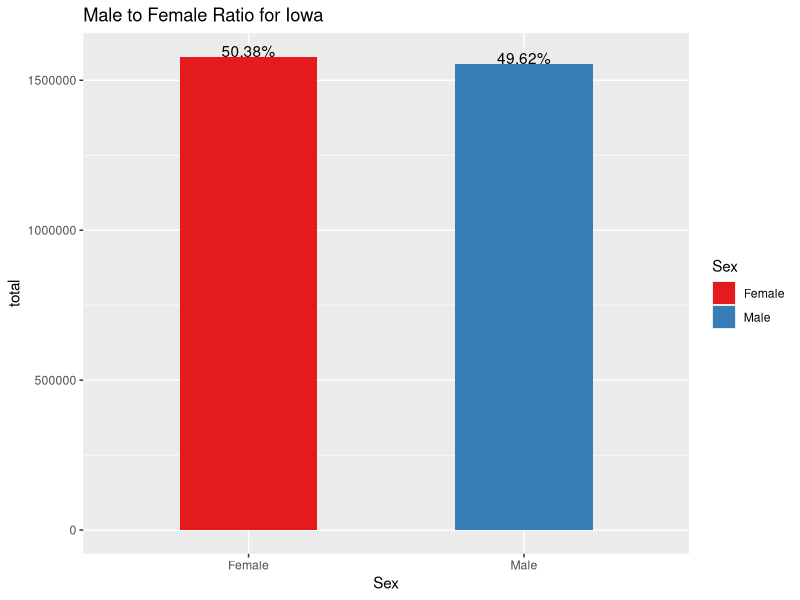
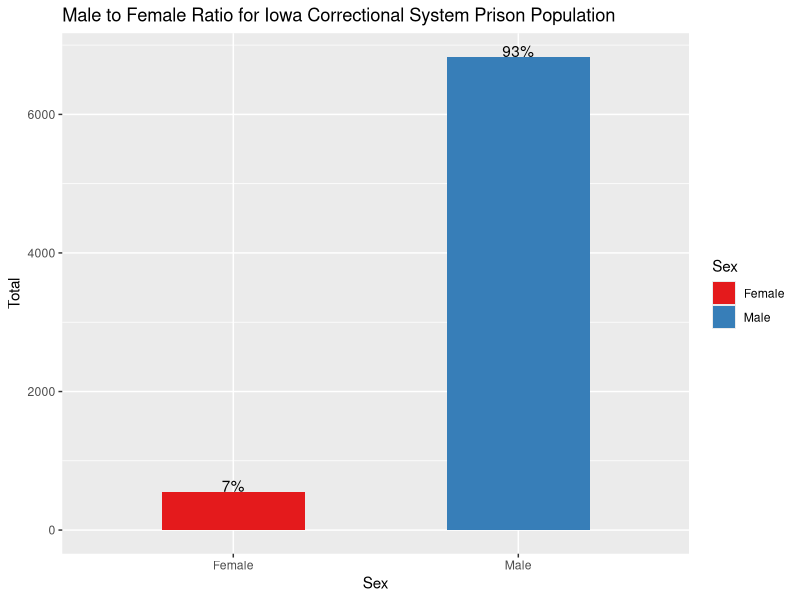
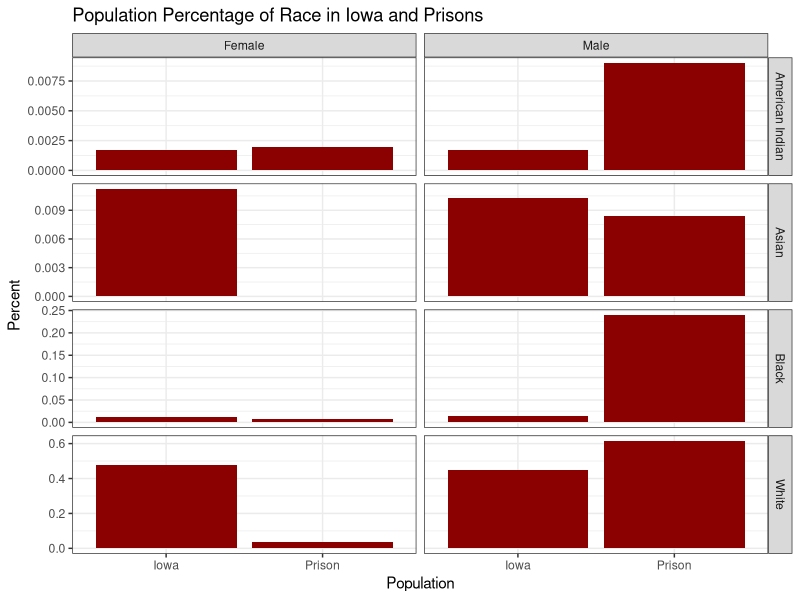
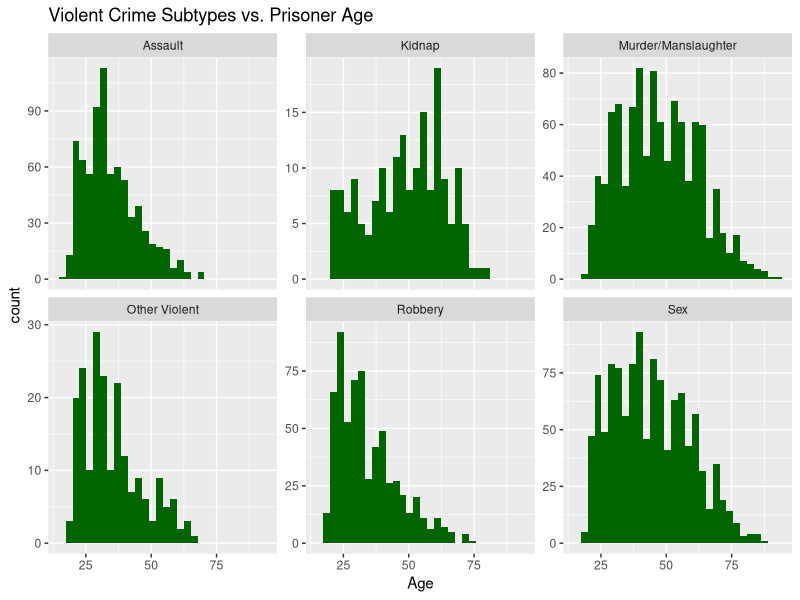
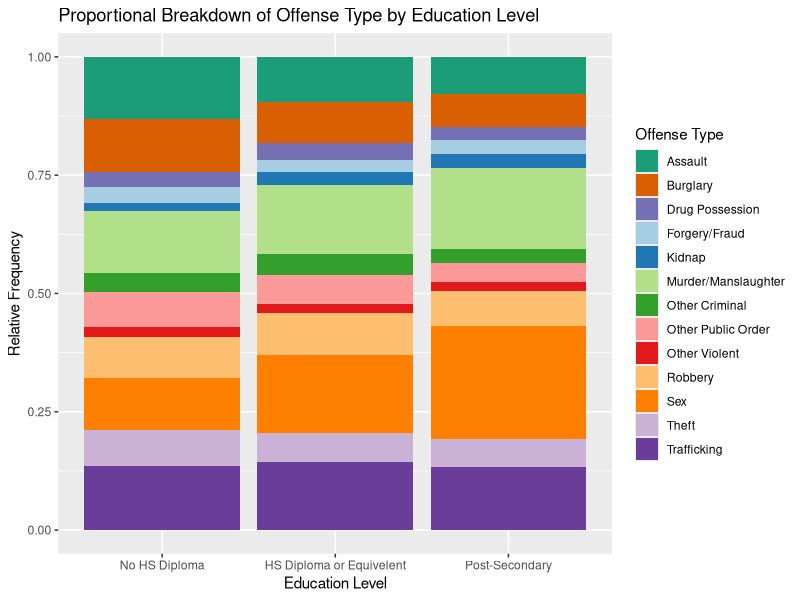
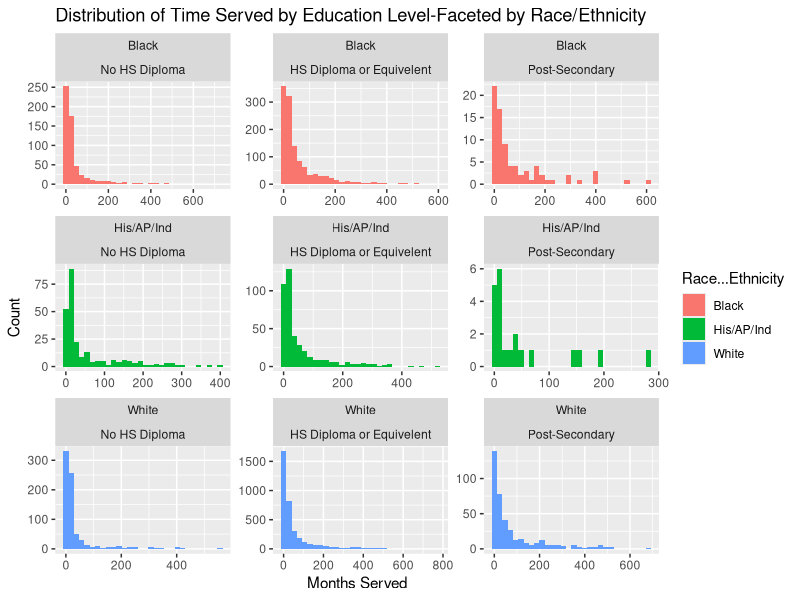
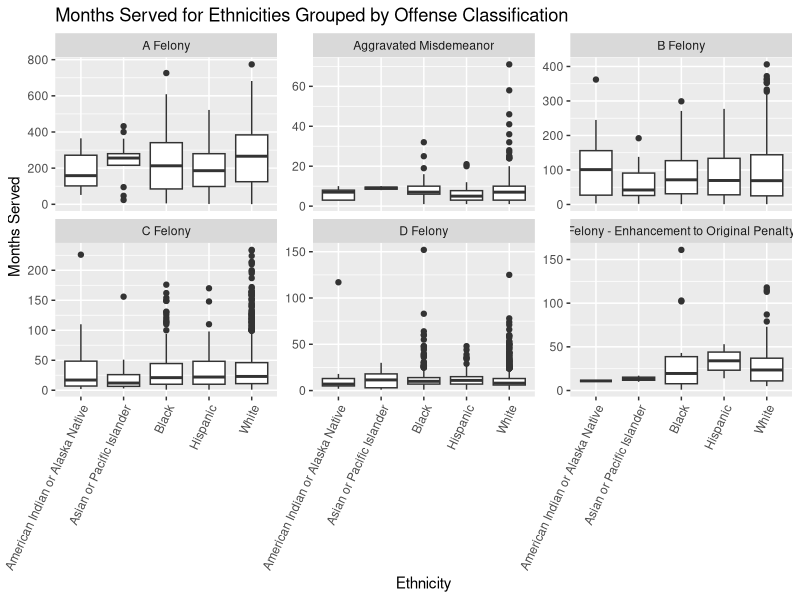
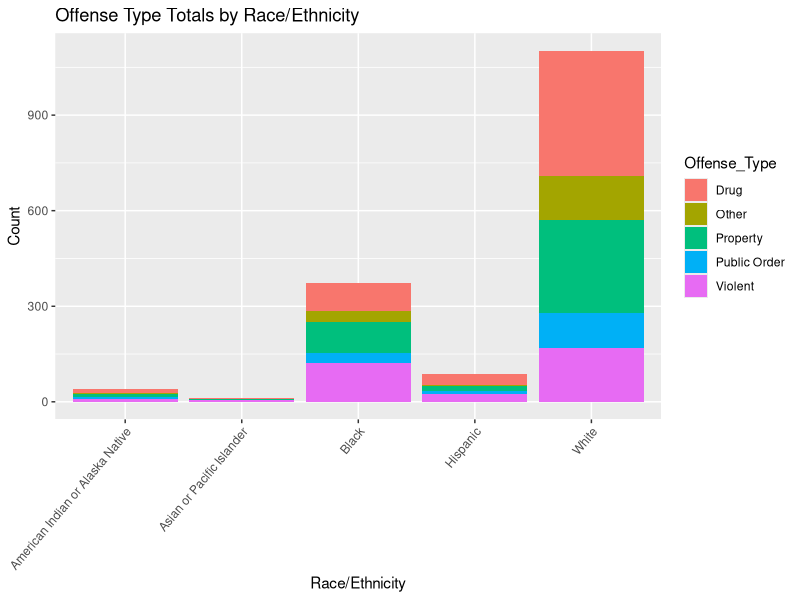

Reproduce these figures in R, in order.
## ---- chunk 1
knitr::opts_chunk$set(echo = TRUE)
## ---- chunk 2
library(dplyr)
library(lubridate)
library(tidyverse)
library(RColorBrewer)
library(ggrepel)
library(scales)
data <- readr::read_csv('Current_Iowa_Correctional_System_Prison_Population.csv')
## ---- chunk 3
offenses <- data%>%
  group_by(`Offense Type`, Sex)%>%
  summarise(Total = n(), .groups = 'drop')
offenses <- offenses %>%
  mutate(Total = ifelse(Sex == "Male",Total,-1*Total))
breaks_values <- pretty(offenses$Total)

# This plot was used in our presentation, but omitted from our final report as we felt other visualizations were more pertaining to the story
#
#ggplot(data = offenses, aes(x=reorder(`Offense Type`, Total), y = Total, fill=Sex))+
#  geom_bar(stat = "identity", width = 0.75)+
#  coord_flip()+
#  scale_y_continuous(breaks = breaks_values, labels = abs(breaks_values))+ 
#  scale_fill_brewer(palette = "Set1")+
#  geom_hline(yintercept = 0)+
#  ggtitle("How Gender Affects Offense Type")+
#  xlab("Offense")
## ---- chunk 4
genderInIA <- readr::read_csv('IowaData.csv', col_types = cols())
genderInIA <- genderInIA%>%
  rename(Male = S0101_C03_001E, Female = S0101_C05_001E)%>%
  select(Male, Female)
keep = c(FALSE, TRUE)
genderInIA <- genderInIA[keep,]
genderInIA$Male <- as.numeric(genderInIA$Male)
genderInIA$Female <- as.numeric(genderInIA$Female)

genderInIA <- genderInIA %>%
  pivot_longer(cols = c(Male, Female), names_to = "Sex", values_to = "total")%>%
  mutate(Percent = label_percent()(total/sum(total)))
  
genderInPrison <- data%>%group_by(Sex)%>%
  summarise(Total=n(), .groups = 'drop')%>%
  mutate(Percent = label_percent()(Total/sum(Total)))

ggplot(genderInIA, aes(x=Sex, y=total, fill=Sex))+
  geom_bar(stat='identity', width = .5)+ 
  scale_fill_brewer(palette = "Set1")+
  ggtitle("Male to Female Ratio for Iowa")+
  geom_text(aes(label=Percent), vjust=0)

ggplot(genderInPrison, aes(x=Sex, y=Total, fill=Sex))+
  geom_bar(stat='identity', width = .5)+ 
  scale_fill_brewer(palette = "Set1")+
  ggtitle("Male to Female Ratio for Iowa Correctional System Prison Population")+
  geom_text(aes(label=Percent), vjust=0)
## ---- chunk 5
##Iowa Data Cleaning/Filtering
IA<-readr::read_csv("Iowa_Population_25_Years_and_Over_by_Sex__Race_and_Educational_Attainment__ACS_5-Year_Estimate_.csv")

IApop<-IA%>%
  filter(Sex%in%c("Male","Female"))

totalIApop<-sum(IApop$`Population Estimate`)

IApop$popPercent<-IApop$`Population Estimate`/totalIApop

filteredIApop<-IApop%>%
  select(Sex, Race, popPercent)

IowaPop<-filteredIApop%>%
  group_by(Sex,`Race`)%>%
  summarize(n=sum(popPercent))

IowaPop$Race<-factor(IowaPop$Race)

levels(IowaPop$Race)<-gsub("White Alone","White",levels(IowaPop$`Race`))
levels(IowaPop$Race)<-gsub("Black or African American Alone","Black",levels(IowaPop$`Race`))
levels(IowaPop$Race)<-gsub("Asian Alone","Asian",levels(IowaPop$`Race`))
levels(IowaPop$Race)<-gsub("American Indian and Alaska Native","American Indian",levels(IowaPop$`Race`))

IowaPop<-IowaPop%>%
  rename(popPercent=n)

##Prison Data Cleaning/Filtering
IAinterval<-interval(ymd('2014/01/01'), ymd('2018/12/31'))

data$`Prison Start Date`<-mdy(data$`Prison Start Date`)

filteredPrison<-data%>%
  filter(Age>24, `Prison Start Date` %within% IAinterval)%>%
  group_by(Sex,`Race & Ethnicity`)%>%
  summarize(n=n())

filteredPrison<-filteredPrison%>%
  ungroup%>%
  add_row(Sex="Female", `Race & Ethnicity`="Asian or Pacific Islander", n=0) 

jailPop<-sum(filteredPrison$n)

filteredPrison$popPercentJail<-filteredPrison$n/jailPop

filteredPrison$`Race & Ethnicity`<-factor(filteredPrison$`Race & Ethnicity`)

levels(filteredPrison$`Race & Ethnicity`)<-gsub("Asian or Pacific Islander","Asian",levels(filteredPrison$`Race & Ethnicity`))
levels(filteredPrison$`Race & Ethnicity`)<-gsub("American Indian or Alaska Native","American Indian",levels(filteredPrison$`Race & Ethnicity`))

filteredPrison<-filteredPrison%>%
  rename(Race=`Race & Ethnicity`)

##Join
join<-IowaPop%>%
  inner_join(filteredPrison)

join<-join%>%
  rename(Prison='popPercentJail', Iowa='popPercent')%>%
  select(-n)

##Pivot Longer
joinLong<-join%>%
  pivot_longer(Prison:Iowa, names_to='Population', values_to='percent')

##Plot
ggplot(data=joinLong, aes(x=Population, weight=percent))+geom_bar(fill="dark red")+facet_grid(Race~Sex, scales='free_y')+ylab('Percent')+ggtitle('Population Percentage of Race in Iowa and Prisons')+theme_bw()
## ---- chunk 6
violent<-data%>%
  filter(`Offense Type`=="Violent")

ggplot(data=violent, aes(x=Age))+geom_histogram(fill="dark green")+facet_wrap(~`Offense Subtype`,scales='free_y')+ggtitle('Violent Crime Subtypes vs. Prisoner Age')
## ---- chunk 7
prisonData <- read.csv('./Current_Iowa_Correctional_System_Prison_Population.csv')
prisonData$Education.Category <- factor(prisonData$Education.Category , levels = c('No HS Diploma','HS Diploma or Equivelent','Post-Secondary'))
prisonData$Education.Category[prisonData$Education.Category == ""] <-NA
prisonData2 <- prisonData %>%
filter(!is.na(Education.Category))
## ---- chunk 8

prisonData2$Offense.Subtype <- as.factor(prisonData2$Offense.Subtype)

prisonData2$Offense.Subtype[prisonData2$Offense.Subtype == 'Stolen Property'] <- 'Theft'
#1 datapoint, similar type of crime
prisonData2$Offense.Subtype[prisonData2$Offense.Subtype == 'Animals'] <- 'Other Violent'
#1 data point, Crime: Animal Torture was judged to belong in Other Violent due to heinousness of crime
prisonData2$Offense.Subtype[prisonData2$Offense.Subtype == 'Prostitution/Pimping'] <- 'Sex' 
#4 data points in this category, sex crime related
prisonData2$Offense.Subtype[prisonData2$Offense.Description == 'BURGLARY 1ST DEGREE'] <- 'Burglary' 
#For analysis, this is more meaningful in the burglary category
prisonData2$Offense.Subtype[prisonData2$Offense.Description == 'ATTEMPT BURGLARY 1ST DEGREE'] <- 'Burglary'
#Grouped with burglarly since the criminal intent was the same 
prisonData2$Offense.Subtype[prisonData2$Offense.Subtype == 'Alcohol']<- 'Other Criminal' 
#1 data point, Other criminal seemed best categorical fit
prisonData2$Offense.Subtype[prisonData2$Offense.Subtype == 'Flight/Escape']<- 'Other Criminal' 
#Only 16 data points, Other criminal seemed best categorical fit
prisonData2$Offense.Subtype[prisonData2$Offense.Subtype == 'Other Drug']<- 'Other Criminal' 
#Only 24 datapoints, Offense description included descriptions such as 'failure to affix Tax Stamp'
prisonData2$Offense.Subtype[prisonData2$Offense.Subtype == 'Vandalism']<- 'Other Criminal' 
#Only 52 datapoints, 
prisonData2$Offense.Subtype[prisonData2$Offense.Subtype == 'Arson']<- 'Other Violent' 
#Only 57 datapoints, barely visible in original plot, moved to Other Violent due to heinousness of crime
prisonData2$Offense.Subtype[prisonData2$Offense.Subtype == 'OWI']<- 'Other Public Order'
prisonData2$Offense.Subtype[prisonData2$Offense.Subtype == 'Traffic']<- 'Other Public Order' 
#Only 60 data points, general offense type already classified as Public Order 
prisonData2$Offense.Subtype[prisonData2$Offense.Subtype == 'Weapons']<- 'Other Public Order' 
#Offense type already classified as public Order and most serious was aggravated misdemeanor 
## ---- chunk 9

prisonData3 <- prisonData2 %>%
  filter(!Offense.Subtype %in% c('Arson','Alcohol', 'Animals','Flight/Escape', 'None', 'Other Drug','OWI','Prostitution/Pimping','Stolen Property','Traffic', 'Vandalism','Weapons'))

plotColors = c((brewer.pal(name="Dark2", n = 1)), brewer.pal(name="Paired", n = 12))

ggplot(data = prisonData3, aes(x = Education.Category, fill = Offense.Subtype)) + geom_bar(position = 'fill') + scale_fill_manual(values = plotColors, name = 'Offense Type') + ggtitle('Proportional Breakdown of Offense Type by Education Level') + xlab('Education Level') + ylab('Relative Frequency')

## ---- chunk 10
prisonData5 <-prisonData2

prisonData5$Race...Ethnicity[prisonData5$Race...Ethnicity == 'Hispanic'] <-'His/AP/Ind' 
prisonData5$Race...Ethnicity[prisonData5$Race...Ethnicity == 'American Indian or Alaska Native'] <-'His/AP/Ind' 
prisonData5$Race...Ethnicity[prisonData5$Race...Ethnicity == 'Asian or Pacific Islander'] <-'His/AP/Ind'

prisonData5a <- prisonData5
prisonData5$Race...Ethnicity <- as.factor(prisonData5$Race...Ethnicity)


ggplot(data = prisonData5, aes(x = Months.Served, fill = Race...Ethnicity)) + geom_histogram(position = 'stack') + facet_wrap(Race...Ethnicity~Education.Category, scales = 'free') + ggtitle('Distribution of Time Served by Education Level-Faceted by Race/Ethnicity') + xlab('Months Served') + ylab('Count')

## ---- chunk 11
# Loading and Cleaning

df <- read.csv('Current_Iowa_Correctional_System_Prison_Population.csv')

df <- df %>%
  filter(Prison.Admission.Type == "New Admit New Sentence" & Offense.Classification != "None" & Offense.Classification != "Felony - Mandatory Minimum" & Offense.Classification != "Simple Misdemeanor" & Offense.Classification != "Serious Misdemeanor" & Offense.Classification != "Other Felony")

# Plotting

ggplot(df, aes(x = Race...Ethnicity, y = Months.Served)) +
  geom_boxplot() + facet_wrap(~Offense.Classification, scales = "free_y") +
  theme(axis.text.x = element_text(angle = 65, vjust = 1, hjust = 1)) +
  labs(x = "Ethnicity", y = "Months Served", title = "Months Served for Ethnicities Grouped by Offense Classification")
## ---- chunk 12
# Loading and Cleaning

df <- read.csv('Current_Iowa_Correctional_System_Prison_Population.csv')

df <- df %>%
  filter(Prison.Admission.Type != "New Admit New Sentence" & Prison.Admission.Type != "Other")
df$Education.Category <- replace(df$Education.Category, df$Education.Category == "", NA) 

# Plotting
# Commented out plots were used in our presentation, but omitted from our final report as we felt other visualizations were more pertaining to the story

# ggplot(df, aes(x = Age)) +
#   geom_histogram() +
#   labs(x = "Age", y = "Count", title = "Age Distribution of Reoffenders")
# 
# ggplot(df, aes(x = Race...Ethnicity)) +
#   geom_bar() +
#   labs(x = "Race/Ethnicity", y = "Count", title = "Total Reoffenders by Race/Ethnicity") +
#   theme(axis.text.x = element_text(angle = 65, vjust = 1, hjust = 1))
# 
# ggplot(df, aes(x = Education.Category)) +
#   geom_bar() +
#   labs(x = "Education Category", y = "Count", title = "Total Reoffenders by Education Category")
# 
# ggplot(df, aes(x = Offense.Type)) +
#   geom_bar() +
#   labs(x = "Offense Type", y = "Count", title = "Total Reoffenders by Offense Type")

ra <- df %>%
  group_by(interaction(Race...Ethnicity, Offense.Type, sep = " . ")) %>%
  summarize(n = n()) %>%
  rename(total = "n") %>%
  separate('interaction(Race...Ethnicity, Offense.Type, sep = " . ")', into = c("Race...Ethnicity", "Offense_Type"), sep = " . ")

ggplot(ra, aes(x = Race...Ethnicity, y = total, fill = Offense_Type)) +
  geom_bar(position="stack", stat="identity") +
  labs(x = "Race/Ethnicity", y = "Count", title = "Offense Type Totals by Race/Ethnicity") +
  theme(axis.text.x = element_text(angle = 50, vjust = 1, hjust = 1))
## ---- chunk 13

#cleaning and filtering

newData <- data[!(data$`Offense Type` == 'None'),]

min <- newData %>% group_by(`Offense Type`) %>% filter(`Months Served` == min(`Months Served`)) %>% select(`Offense Type`, `Months Served`) %>% rename(`Min Months Served` = `Months Served`) %>% distinct()

max <- newData %>% group_by(`Offense Type`) %>% filter(`Months Served` == max(`Months Served`)) %>% select(`Offense Type`, `Months Served`) %>% rename(`Max Months Served` = `Months Served`)

avg <- newData %>% group_by(`Offense Type`) %>% summarise(`Months Served` = mean(`Months Served`)) %>% select(`Offense Type`, `Months Served`) %>% rename(`Avg Months Served` = `Months Served`)

# joining

join <- full_join(max, avg)
join <- full_join(join, min)

join$Range <- join$`Max Months Served` - join$`Avg Months Served`

#plotting

join %>% ggplot(aes(x=reorder(`Offense Type`, -`Max Months Served`))) + geom_bar(aes(y=`Max Months Served`, fill = "Max Months Served"), stat="identity", position ="identity") + geom_bar(aes(y=`Avg Months Served`, fill = "Avg Months Served"), stat="identity", position ="identity") + geom_bar(aes(y=`Min Months Served`, fill = "Min Months Served"), stat="identity", position ="identity") + scale_fill_manual(name = "legend",values = c("Max Months Served" = "deepskyblue4", "Avg Months Served" = "chartreuse4", "Min Months Served" = "red")) + labs(x = "Offense Type", y = "Months Served", title = "Max and Average Months Served for Offense Type")

#join %>% ggplot(aes(x=reorder(`Offense Type`, -`Avg Months Served`), y=`Avg Months Served`)) + geom_bar(stat="identity", position ="identity", fill="chartreuse4") + ggtitle("Average Months Served for Offense Type") + xlab("Offense Type")
## ---- chunk 14
sex <- data %>% group_by(`Sex`) %>% summarise(`Months Served` = mean(`Months Served`)) %>% select(`Sex`, `Months Served`)
race <- data %>% group_by(`Race & Ethnicity`) %>% summarise(`Months Served` = mean(`Months Served`)) %>% select(`Race & Ethnicity`, `Months Served`)
offense <- data %>% group_by(`Offense Classification`) %>% summarise(`Months Served` = mean(`Months Served`)) %>% select(`Offense Classification`, `Months Served`) %>% arrange(desc(`Months Served`))

offense %>% ggplot(aes(x=reorder(`Offense Classification`, -`Months Served`), y=`Months Served`)) + geom_bar(stat="identity") + theme(axis.text.x=element_text(angle=45, hjust=1)) + labs(x = "Offense Classification", y = "Months Served", title = "Avg Months Served for Offense Classification")

#Plots used on the presentation, but omitted here to save space.

#race %>% ggplot(aes(x=reorder(`Race & Ethnicity`, -`Months Served`), y=`Months Served`)) + geom_bar(stat="identity") + theme(axis.text.x=element_text(angle=45, hjust=1)) + labs(x = "Race & Ethnicity", y = "Months Served", title = "Avg Months Served for Race/Ethnicity")

#sex %>% ggplot(aes(x=reorder(`Sex`, -`Months Served`), y=`Months Served`)) + geom_bar(stat="identity") + labs(x = "Sex", y = "Months Served", title = "Avg Months Served for Male vs Female")

